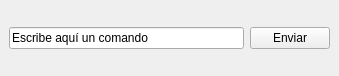
<ui version="4.0" >
 <class>CommandLineWidget</class>
 <widget class="QWidget" name="CommandLineWidget" >
  <property name="geometry" >
   <rect>
    <x>0</x>
    <y>0</y>
    <width>339</width>
    <height>76</height>
   </rect>
  </property>
  <property name="windowTitle" >
   <string>Form</string>
  </property>
  <layout class="QHBoxLayout" >
   <property name="margin" >
    <number>9</number>
   </property>
   <property name="spacing" >
    <number>6</number>
   </property>
   <item>
    <widget class="QLineEdit" name="lineEdit" >
     <property name="text" >
      <string>Escribe aquí un comando</string>
     </property>
    </widget>
   </item>
   <item>
    <widget class="QPushButton" name="pushButton" >
     <property name="text" >
      <string>Enviar</string>
     </property>
    </widget>
   </item>
  </layout>
 </widget>
 <resources/>
 <connections/>
</ui>
